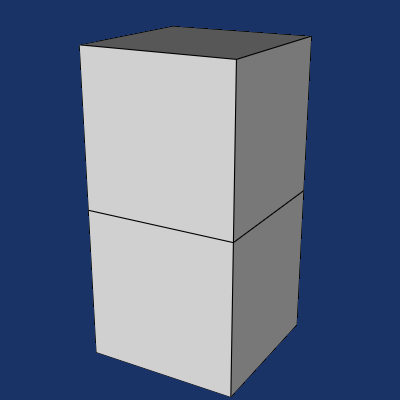

The script that drew this image:
#!/usr/bin/env python

# Demonstrate vtkMergeCells by creating two adjacent hexahedra with
# slightly perturbed shared vertices, merging them with different
# tolerances, and rendering the merged result.

# Factory overrides
import vtkmodules.vtkInteractionStyle  # noqa: F401
import vtkmodules.vtkRenderingOpenGL2  # noqa: F401

from vtkmodules.vtkCommonCore import (
    vtkIdTypeArray,
    vtkMath,
    vtkPoints,
)
from vtkmodules.vtkCommonCore import VTK_DOUBLE
from vtkmodules.vtkCommonDataModel import (
    VTK_HEXAHEDRON,
    vtkUnstructuredGrid,
)
from vtkmodules.vtkFiltersGeneral import vtkMergeCells
from vtkmodules.vtkFiltersGeometry import vtkDataSetSurfaceFilter
from vtkmodules.vtkRenderingCore import (
    vtkActor,
    vtkPolyDataMapper,
    vtkRenderWindow,
    vtkRenderWindowInteractor,
    vtkRenderer,
)

# Perturbation amplitude
amplitude = 1.0e-13
vtkMath.RandomSeed(8775070)

# Build hexahedron 0 at origin
length = 1.0
pts_0 = vtkPoints()
pts_0.SetDataType(VTK_DOUBLE)
pts_0.InsertNextPoint(0, 0, 0)
pts_0.InsertNextPoint(length, 0, 0)
pts_0.InsertNextPoint(length, length, 0)
pts_0.InsertNextPoint(0, length, 0)
pts_0.InsertNextPoint(0, 0, length)
pts_0.InsertNextPoint(length, 0, length)
pts_0.InsertNextPoint(length, length, length)
pts_0.InsertNextPoint(0, length, length)

mesh_0 = vtkUnstructuredGrid()
mesh_0.SetPoints(pts_0)
mesh_0.Allocate(1)
mesh_0.InsertNextCell(VTK_HEXAHEDRON, 8, list(range(8)))

ids_0 = vtkIdTypeArray()
ids_0.SetName("GlobalCellIds")
ids_0.SetNumberOfValues(1)
ids_0.SetValue(0, 0)
mesh_0.GetCellData().SetGlobalIds(ids_0)

# Build hexahedron 1 offset in y with perturbed points
pts_1 = vtkPoints()
pts_1.SetDataType(VTK_DOUBLE)
origin_1 = [0.0, length, 0.0]
base_pts = [
    (origin_1[0], origin_1[1], origin_1[2]),
    (origin_1[0] + length, origin_1[1], origin_1[2]),
    (origin_1[0] + length, origin_1[1] + length, origin_1[2]),
    (origin_1[0], origin_1[1] + length, origin_1[2]),
    (origin_1[0], origin_1[1], origin_1[2] + length),
    (origin_1[0] + length, origin_1[1], origin_1[2] + length),
    (origin_1[0] + length, origin_1[1] + length, origin_1[2] + length),
    (origin_1[0], origin_1[1] + length, origin_1[2] + length),
]

for px, py, pz in base_pts:
    rx = (1 if vtkMath.Random(-1, 1) >= 0 else -1) * vtkMath.Random(0.5, 0.7) * amplitude
    ry = (1 if vtkMath.Random(-1, 1) >= 0 else -1) * vtkMath.Random(0.5, 0.7) * amplitude
    rz = (1 if vtkMath.Random(-1, 1) >= 0 else -1) * vtkMath.Random(0.5, 0.7) * amplitude
    pts_1.InsertNextPoint(px + rx, py + ry, pz + rz)

mesh_1 = vtkUnstructuredGrid()
mesh_1.SetPoints(pts_1)
mesh_1.Allocate(1)
mesh_1.InsertNextCell(VTK_HEXAHEDRON, 8, list(range(8)))

ids_1 = vtkIdTypeArray()
ids_1.SetName("GlobalCellIds")
ids_1.SetNumberOfValues(1)
ids_1.SetValue(0, 1)
mesh_1.GetCellData().SetGlobalIds(ids_1)

# Merge with tolerance larger than perturbation (4 points should merge)
tolerance = amplitude * 10
merge_cells = vtkMergeCells()
merge_cells.SetTotalNumberOfPoints(16)
merge_cells.SetTotalNumberOfCells(2)
merge_cells.SetTotalNumberOfDataSets(2)
merge_cells.SetPointMergeTolerance(tolerance)
merge_cells.SetUseGlobalCellIds(1)
merge_cells.SetUseGlobalIds(0)

merged_grid = vtkUnstructuredGrid()
merge_cells.SetUnstructuredGrid(merged_grid)
merge_cells.MergeDataSet(mesh_0)
merge_cells.MergeDataSet(mesh_1)
merge_cells.Finish()

# Extract surface for rendering
surface = vtkDataSetSurfaceFilter()
surface.SetInputData(merge_cells.GetUnstructuredGrid())

mapper = vtkPolyDataMapper()
mapper.SetInputConnection(surface.GetOutputPort())

actor = vtkActor()
actor.SetMapper(mapper)
actor.GetProperty().SetEdgeVisibility(True)
actor.GetProperty().SetEdgeColor(0, 0, 0)

# Renderer
renderer = vtkRenderer()
renderer.AddActor(actor)
renderer.SetBackground(0.1, 0.2, 0.4)

# Window
render_window = vtkRenderWindow()
render_window.AddRenderer(renderer)
render_window.SetSize(400, 400)
render_window.SetWindowName("merge cells")

# Interactor
interactor = vtkRenderWindowInteractor()
interactor.SetRenderWindow(render_window)

# Scene
renderer.ResetCamera()
renderer.GetActiveCamera().Elevation(20)
renderer.GetActiveCamera().Azimuth(30)
renderer.ResetCameraClippingRange()

interactor.Initialize()
interactor.Start()
